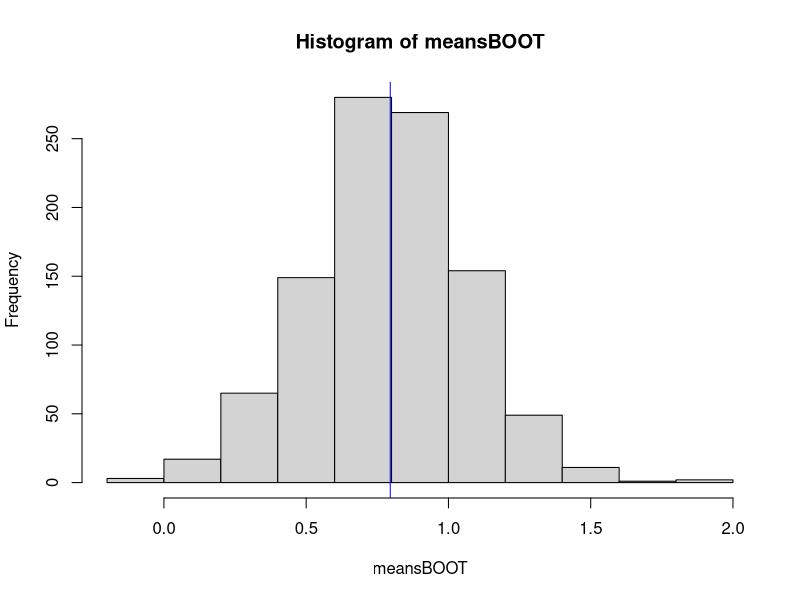

Here is the R script that generated this plot:
## ---- chunk 1
norm1 <- rnorm(100, 1, 3)
sampleMEAN <- mean(norm1)

boot <- matrix(nrow = 1000, ncol = 100)
for (i in 1:1000){
  boot[i,] <- sample(norm1, 100, replace = T)
}

meansBOOT <- rowMeans(boot)

hist(meansBOOT)
abline(v = sampleMEAN, col = "blue")
